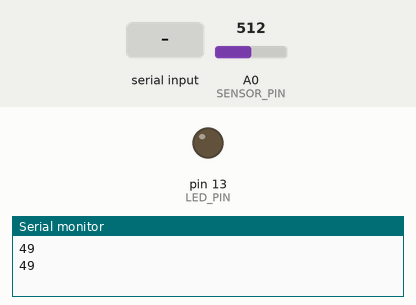
A sketch run on a simulated Arduino Uno, built with avr-gcc and run on an emulated ATmega328P. Shown: output pins drawn as LEDs (lit = HIGH), the last lines printed to the serial monitor. Inputs (shaded band) come from the test bench; at power-on: A0 (SENSOR_PIN) = 512.

Above: at 1.3 s.
1.4 s: "LED:ON\n" received over Serial
At 2.2 s:
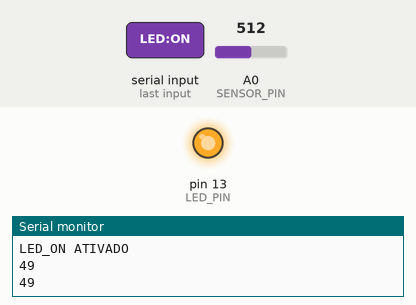
2.9 s: "LED:OFF\n" received over Serial
At 3.4 s:
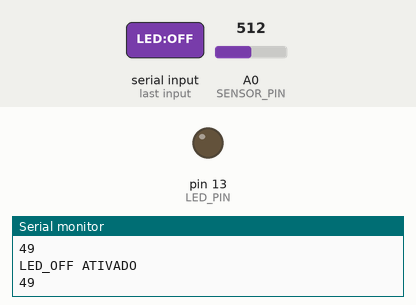
4.4 s: "LED:AUTO\n" received over Serial
5.9 s: A0 (SENSOR_PIN) set to 599
7.4 s: A0 (SENSOR_PIN) set to 625
At 7.8 s:
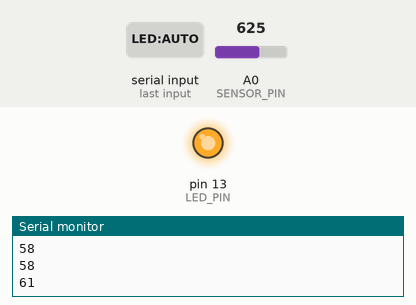
9.0 s: A0 (SENSOR_PIN) set to 511
At 10.1 s:
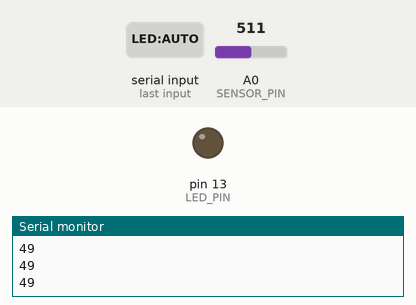
Timing chart, 0 to 11.5 s (numbered marks = the images above; inputs shaded):
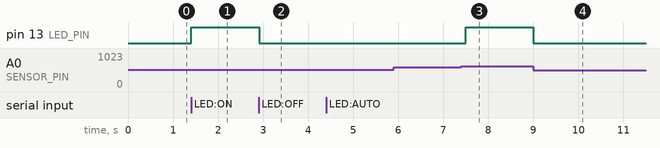

Measured:
- the behaviour switches between 614 and 615 on A0 (SENSOR_PIN) (found by bisection; images 2 and 3)
- after the input at 1.4 s, pin 13 (LED_PIN): LOW → HIGH at once
- after the input at 2.9 s, pin 13 (LED_PIN): HIGH → LOW at once
- after the input at 7.4 s, pin 13 (LED_PIN): LOW → HIGH after 0.10 s
- after the input at 9.0 s, pin 13 (LED_PIN): HIGH → LOW at once

The sketch:

CodigoArduino.ino
```cpp
const int SENSOR_PIN = A0;
const int LED_PIN = 13;
const long INTERVALO = 500;

const int LUZ_MIN_NORMAL = 30;
const int LUZ_MAX_NORMAL = 60;

const float FATOR_CONVERSAO = 0.0976;

unsigned long tempoAnterior = 0;
int valorADC = 0;
float luzPercentagem = 0;

int modoLED = 0;

void setup() {
  Serial.begin(9600);

  pinMode(SENSOR_PIN, INPUT);
  pinMode(LED_PIN, OUTPUT);


  digitalWrite(LED_PIN, LOW);

  delay(100);
}

void loop() {

  if (Serial.available() > 0) {
    String comando = Serial.readStringUntil('\n');
    comando.trim();  // Remover espaços e newline

    // Processar comandos LED
    if (comando == "LED:ON") {
      modoLED = 1;  // Modo manual ON
      digitalWrite(LED_PIN, HIGH);
      Serial.println("LED_ON ATIVADO");
    }
    else if (comando == "LED:OFF") {
      modoLED = 2;  // Modo manual OFF
      digitalWrite(LED_PIN, LOW);
      Serial.println("LED_OFF ATIVADO");
    }
    else if (comando == "LED:AUTO") {
      modoLED = 0;  // Voltar ao modo automático
      Serial.println("LED_AUTO ATIVADO");
    }
  }

  unsigned long tempoAtual = millis();

  if (tempoAtual - tempoAnterior >= INTERVALO) {
    tempoAnterior = tempoAtual;

    // Leitura do sensor
    valorADC = analogRead(SENSOR_PIN);
    luzPercentagem = valorADC * FATOR_CONVERSAO;

    // Enviar valor via Serial
    Serial.println((int)luzPercentagem);

    if (modoLED == 0) {
      if (luzPercentagem < LUZ_MIN_NORMAL || luzPercentagem > LUZ_MAX_NORMAL) {
        digitalWrite(LED_PIN, HIGH);
      } else {
        digitalWrite(LED_PIN, LOW);
      }
    }

  }
}
```
